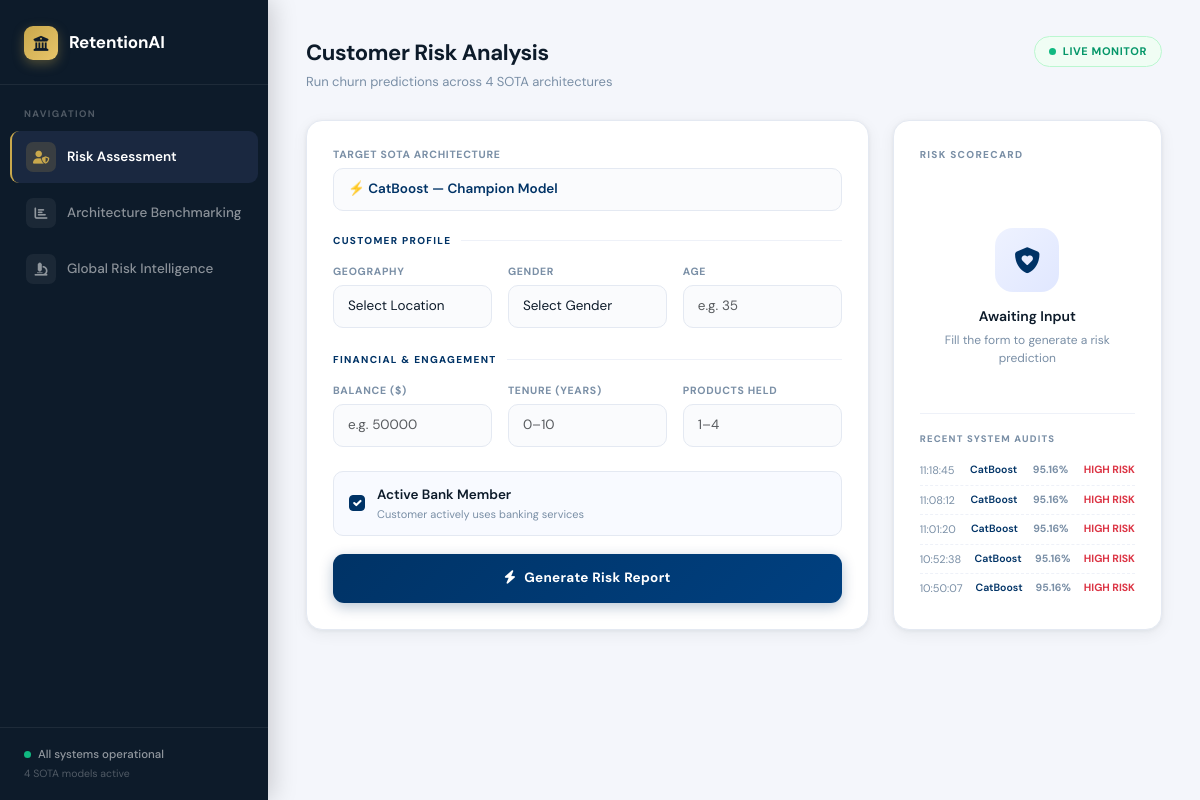
Before: / with the older database file.
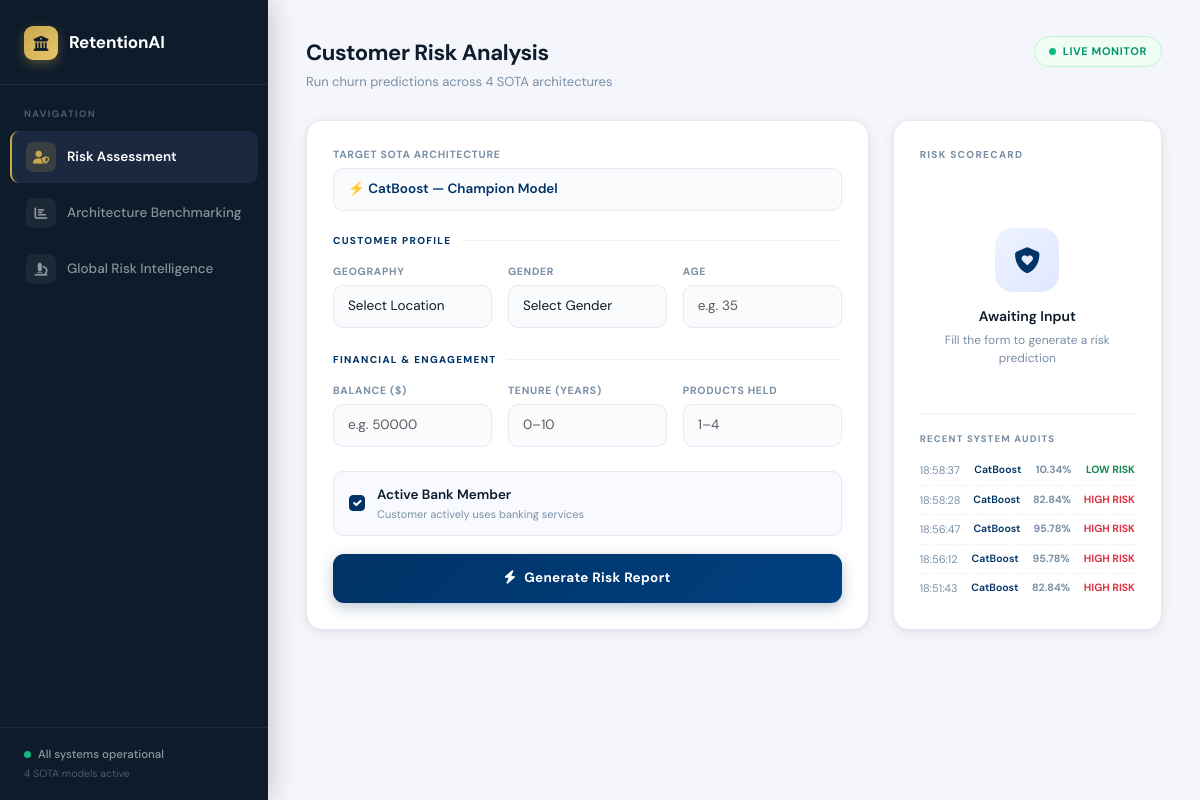
After: the same page with the newer database file.
### tables this page shows
CREATE TABLE predictions
                 (id INTEGER PRIMARY KEY AUTOINCREMENT,
                  time_stamp TEXT,
                  model_used TEXT, 
                  probability TEXT, 
                  result TEXT);

### app.py (the view)
@app.route('/')
def home():
    return render_template('index.html', inputs=None, history=get_history())

### app.py (called while the page is built)
def get_history():
    conn = sqlite3.connect('history.db'); c = conn.cursor()
    c.execute("SELECT time_stamp, model_used, probability, result FROM predictions ORDER BY id DESC LIMIT 5")
    h = c.fetchall(); conn.close()
    return h

### templates/index.html (shortened to what this page needs)
<!DOCTYPE html>
<html lang="en">
<head>
    <link href="https://cdn.jsdelivr.net/npm/bootstrap@5.3.0/dist/css/bootstrap.min.css" rel="stylesheet">
    <link rel="stylesheet" href="https://cdnjs.cloudflare.com/ajax/libs/font-awesome/6.4.0/css/all.min.css">
</head>
<body>
<div class="sidebar">
    <a href="#" class="sidebar-brand">
        <div class="brand-icon"><i class="fa-solid fa-building-columns"></i></div>
        <span class="brand-text">RetentionAI</span>
    </a>
    <div class="nav-section-label">Navigation</div>
    <div class="nav flex-column">
        <a class="nav-link active" id="nav-risk" onclick="showSection('risk-assessment',this)">
            <span class="nav-icon"><i class="fa-solid fa-user-shield"></i></span>Risk Assessment
        </a>
        <a class="nav-link" id="nav-bench" onclick="showSection('model-comparison',this)">
            <span class="nav-icon"><i class="fa-solid fa-chart-bar"></i></span>Architecture Benchmarking
        </a>
        <a class="nav-link" id="nav-xai" onclick="showSection('xai-analysis',this)">
            <span class="nav-icon"><i class="fa-solid fa-microscope"></i></span>Global Risk Intelligence
        </a>
    </div>
    <div class="sidebar-footer">
        <div style="font-size:11.5px;color:rgba(255,255,255,0.55);font-weight:500;"><span class="status-dot"></span>All systems operational</div>
        <div style="font-size:10.5px;color:rgba(255,255,255,0.28);margin-top:3px;">4 SOTA models active</div>
    </div>
</div>
<div class="main-content">
    <div id="risk-assessment" class="section-view active">
        <div class="page-header">
            <div>
                <div class="page-title">Customer Risk Analysis</div>
                <div class="page-subtitle">Run churn predictions across 4 SOTA architectures</div>
            </div>
            <div class="live-badge"><span class="status-dot" style="margin-right:0;"></span>Live Monitor</div>
        </div>
        <form action="/predict" method="POST">
            <div class="row g-4">
                <div class="col-lg-8">
                    <div class="card-panel">
                        <div style="margin-bottom:22px;">
                            <label class="field-label">Target SOTA Architecture</label>
                            <select name="ModelChoice" class="form-select" style="font-weight:600;color:var(--bank-navy);">
                                <option value="CatBoost" {{'selected' if not inputs or inputs['ModelChoice']=='CatBoost'}}>⚡ CatBoost — Champion Model</option>
                            </select>
                        </div>
                        <div class="form-section-label">Customer Profile</div>
                        <div class="row g-3 mb-4">
                            <div class="col-md-4">
                                <label class="field-label">Geography</label>
                                <select name="Geography" class="form-select" required>
                                    <option value="" disabled {{'selected' if not inputs}}>Select Location</option>
                                </select>
                            </div>
                            <div class="col-md-4">
                                <label class="field-label">Gender</label>
                                <select name="Gender" class="form-select" required>
                                    <option value="" disabled {{'selected' if not inputs}}>Select Gender</option>
                                </select>
                            </div>
                            <div class="col-md-4">
                                <label class="field-label">Age</label>
                                <input type="number" name="Age" class="form-control" placeholder="e.g. 35" value="{{inputs['Age'] if inputs else ''}}" required>
                            </div>
                        </div>
                        <div class="form-section-label">Financial &amp; Engagement</div>
                        <div class="row g-3 mb-4">
                            <div class="col-md-4">
                                <label class="field-label">Balance ($)</label>
                                <input type="number" name="Balance" class="form-control" placeholder="e.g. 50000" value="{{inputs['Balance'] if inputs else ''}}" required>
                            </div>
                            <div class="col-md-4">
                                <label class="field-label">Tenure (Years)</label>
                                <input type="number" name="Tenure" class="form-control" placeholder="0–10" value="{{inputs['Tenure'] if inputs else ''}}" required>
                            </div>
                            <div class="col-md-4">
                                <label class="field-label">Products Held</label>
                                <input type="number" name="NumOfProducts" class="form-control" placeholder="1–4" value="{{inputs['NumOfProducts'] if inputs else ''}}" required>
                            </div>
                        </div>
                        <div class="toggle-row">
                            <input class="form-check-input mt-0 flex-shrink-0" type="checkbox" name="IsActiveMember" value="1" {{'checked' if not inputs or inputs['IsActiveMember']}}>
                            <div>
                                <div class="toggle-label">Active Bank Member</div>
                                <div class="toggle-hint">Customer actively uses banking services</div>
                            </div>
                        </div>
                        <button type="submit" class="btn-predict"><i class="fa-solid fa-bolt me-2"></i>Generate Risk Report</button>
                    </div>
                </div>
                <div class="col-lg-4">
                    <div class="scorecard">
                        <div class="scorecard-header">Risk Scorecard</div>
                        {% if prediction_text %}
                            <div class="text-center">
                                <div class="risk-pill {{ 'high' if prediction_text == 'HIGH RISK' else 'low' }}">
                                    <i class="fa-solid {{ 'fa-triangle-exclamation' if prediction_text == 'HIGH RISK' else 'fa-shield-check' }}"></i>
                                    {{ prediction_text }}
                                </div>
                                <div class="risk-number {{ 'high' if prediction_text == 'HIGH RISK' else 'low' }}">{{ prob_text }}</div>
                                <div class="risk-sublabel">Churn Probability</div>
                                <div class="risk-track">
                                    <div class="risk-bar {{ 'high' if prediction_text == 'HIGH RISK' else 'low' }}" style="width:{{ prob_text }}"></div>
                                </div>
                            </div>
                        {% else %}
                            <div class="awaiting-wrap">
                                <div class="awaiting-icon"><i class="fa-solid fa-shield-heart"></i></div>
                                <div style="font-weight:600;font-size:14px;color:var(--text-primary);">Awaiting Input</div>
                                <div style="font-size:12px;color:var(--text-muted);margin-top:4px;line-height:1.5;">Fill the form to generate a risk prediction</div>
                            </div>
                        {% endif %}
                        <div class="audit-wrap">
                            <div class="audit-title">Recent System Audits</div>
                            {% for row in history %}
                            <div class="audit-row">
                                <span style="color:var(--text-muted);">{{ row[0] }}</span>
                                <span style="font-weight:600;font-size:10.5px;color:var(--bank-navy);">{{ row[1] }}</span>
                                <span style="font-weight:700;font-size:10.5px;color:var(--text-muted);">{{ row[2] }}</span>
                                <span style="font-weight:700;font-size:10.5px;" class="{{ 'text-danger' if row[3] == 'HIGH RISK' else 'text-success' }}">{{ row[3] }}</span>
                            </div>
                            {% endfor %}
                        </div>
                    </div>
                </div>
            </div>
        </form>
    </div>
</div>
</body>
</html>

Changed rows visible on the page:
no longer on this page (row unchanged): predictions: time_stamp "11:18:45", model_used "CatBoost", probability "95.16%", result "HIGH RISK"
no longer on this page (row unchanged): predictions: time_stamp "11:08:12", model_used "CatBoost", probability "95.16%", result "HIGH RISK"
no longer on this page (row unchanged): predictions: time_stamp "11:01:20", model_used "CatBoost", probability "95.16%", result "HIGH RISK"
no longer on this page (row unchanged): predictions: time_stamp "10:52:38", model_used "CatBoost", probability "95.16%", result "HIGH RISK"
no longer on this page (row unchanged): predictions: time_stamp "10:50:07", model_used "CatBoost", probability "95.16%", result "HIGH RISK"
added predictions: time_stamp "18:58:37", model_used "CatBoost", probability "10.34%", result "LOW RISK"
added predictions: time_stamp "18:58:28", model_used "CatBoost", probability "82.84%", result "HIGH RISK"
added predictions: time_stamp "18:56:47", model_used "CatBoost", probability "95.78%", result "HIGH RISK"
added predictions: time_stamp "18:56:12", model_used "CatBoost", probability "95.78%", result "HIGH RISK"
added predictions: time_stamp "18:51:43", model_used "CatBoost", probability "82.84%", result "HIGH RISK"
